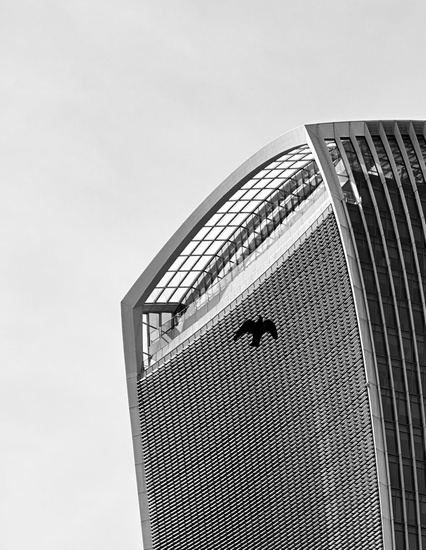
#> input picture images/Storage/1 (1).jpeg, 426 x 550 px, shrunk from 1771 x 2285 before the run, found by its file name; its folder holds 4 pictures in this run; the run also reads 1 picture not shown here
$ python run.py
#> lines starting #> are read from the running program, lines starting #| are printed output that depends on the picture
import os
from PIL import Image
import shutil

# 获取文件夹路径
base_dir = os.getcwd()
storage_dir = os.path.join(base_dir, "images", "Storage")
portfolio_modals_dir = os.path.join(base_dir, "images", "portfolio", "modals")
portfolio_dir = os.path.join(base_dir, "images", "portfolio")

# 确保目标文件夹存在
os.makedirs(portfolio_modals_dir, exist_ok=True)
os.makedirs(portfolio_dir, exist_ok=True)

# 获取 Storage 文件夹中的所有图片文件（包括 .jpg）
image_files = [f for f in os.listdir(storage_dir) if f.lower().endswith(('jpeg', 'png', 'gif', 'bmp', 'jpg'))]

for idx, image_file in enumerate(image_files):
    # 完整的文件路径
    image_path = os.path.join(storage_dir, image_file)

    try:
        with Image.open(image_path) as img:
            # 如果文件不是 JPG 格式，将其转换为 JPG 格式
#> img is the input picture: PIL image 426x550 RGB; min 0, max 255, mean 168.4
            if img.format != 'JPEG':
                img = img.convert("RGB")
                output_path = os.path.join(storage_dir, f"converted_{idx}.jpg")
                img.save(output_path, "JPEG")
            else:
                output_path = image_path  # 如果是 JPG 文件，就直接使用原文件路径

            # 按照顺序重命名为 modals 中的文件名
            new_name = f"psc ({idx+1}).jpg"
            new_path = os.path.join(portfolio_modals_dir, new_name)

            # 重命名并复制到 modals 文件夹
            shutil.copy(output_path, new_path)

            # 将 modals 中的图片裁切为正方形并保存到 portfolio
            with Image.open(new_path) as img_to_crop:
                width, height = img_to_crop.size
#> width = 426; height = 550
                new_size = min(width, height)
#> new_size = 426
                left = (width - new_size) / 2
#> left = 0
                top = (height - new_size) / 2
#> top = 62
                right = (width + new_size) / 2
#> right = 426
                bottom = (height + new_size) / 2
#> bottom = 488

                img_to_crop = img_to_crop.crop((left, top, right, bottom))
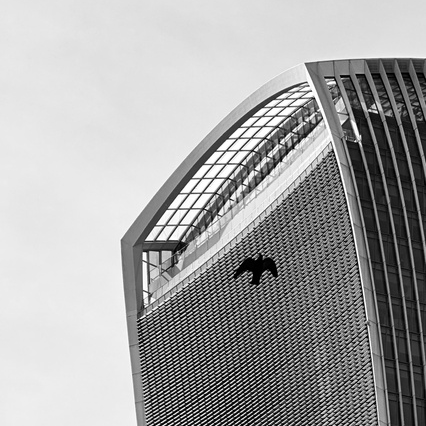
#> img_to_crop: PIL image 426x426 RGB; min 0, max 255, mean 165

                # 保存裁切后的图片到 portfolio 文件夹
                final_name = f"psc ({idx+1}).jpg"
                final_path = os.path.join(portfolio_dir, final_name)
                img_to_crop.save(final_path)

            # 删除临时转换的图片（如果有）
            if output_path != image_path:
                os.remove(output_path)

    except Exception as e:
        print(f"处理文件 {image_file} 时发生错误: {e}")
#> pass 2 of the loop `for idx, image_file in enumerate(image_files):`:
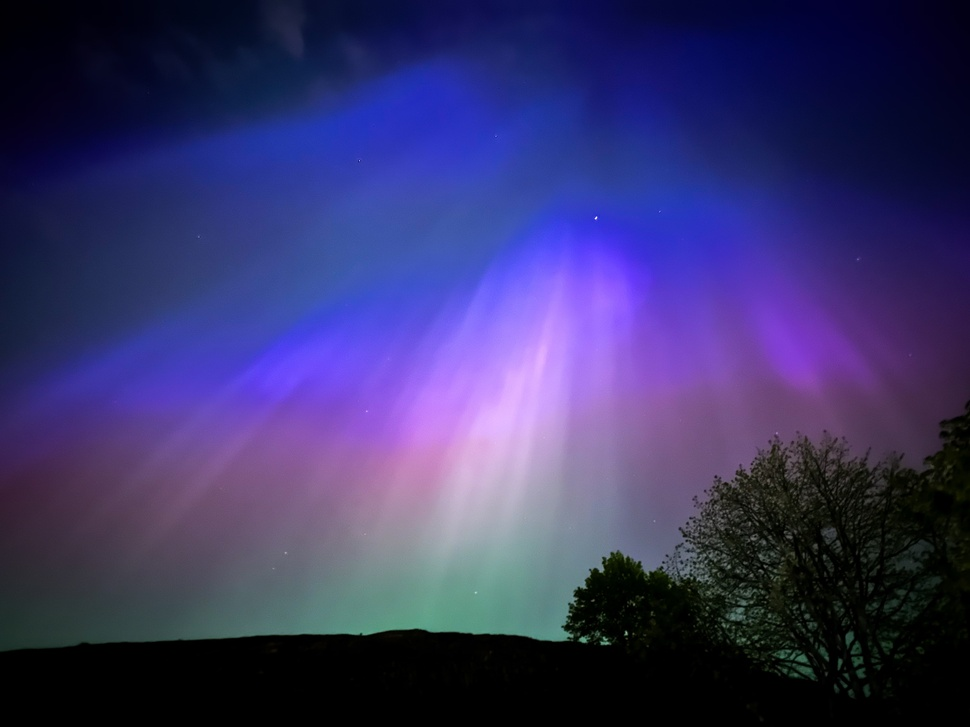
#> input picture images/Storage/1 (1).jpg, 970 x 727 px, shrunk from 4032 x 3024 before the run, found by its file name
#> img is the input picture: PIL image 970x727 RGB; mean R, G, B 56.1, 52, 104.8
#> `img_to_crop = img_to_crop.crop((left, top, right, bottom))`:
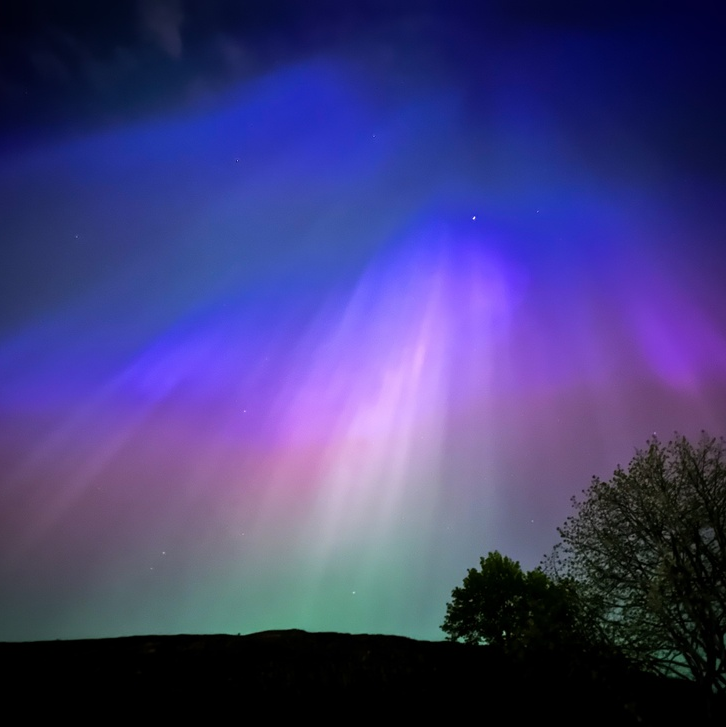
#> img_to_crop: PIL image 726x727 RGB; mean R, G, B 65.7, 61.7, 122.5
#> pass 3 of the loop `for idx, image_file in enumerate(image_files):`:
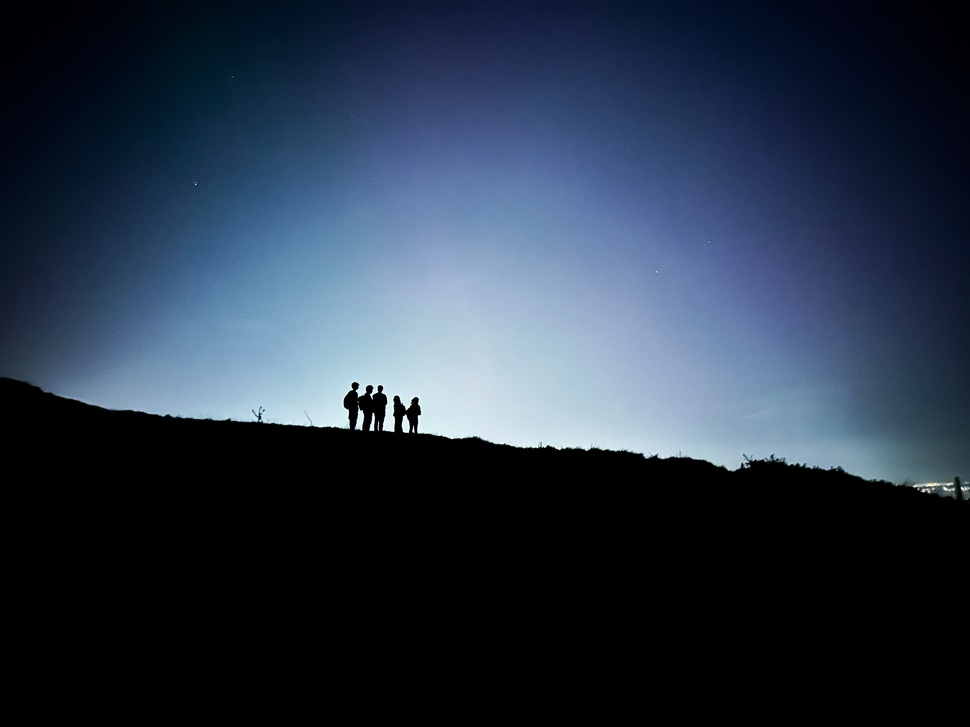
#> input picture images/Storage/1 (2).jpeg, 970 x 727 px, shrunk from 4032 x 3024 before the run, found by its file name
#> img is the input picture: PIL image 970x727 RGB; mean R, G, B 41.1, 53.2, 69.9
#> `img_to_crop = img_to_crop.crop((left, top, right, bottom))`:
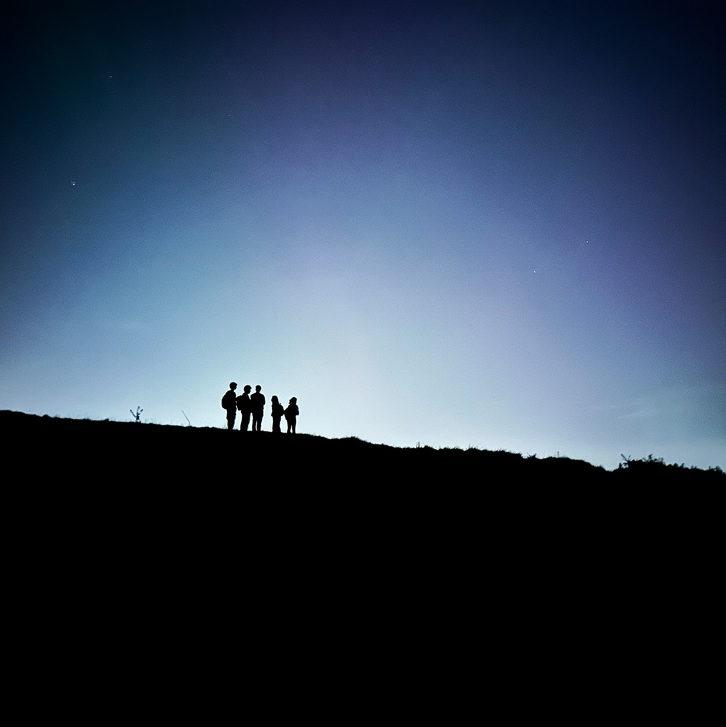
#> img_to_crop: PIL image 726x727 RGB; mean R, G, B 49.9, 63.7, 82.4
#> the loop made 4 passes; the first 3 are shown

print("操作完成！")
